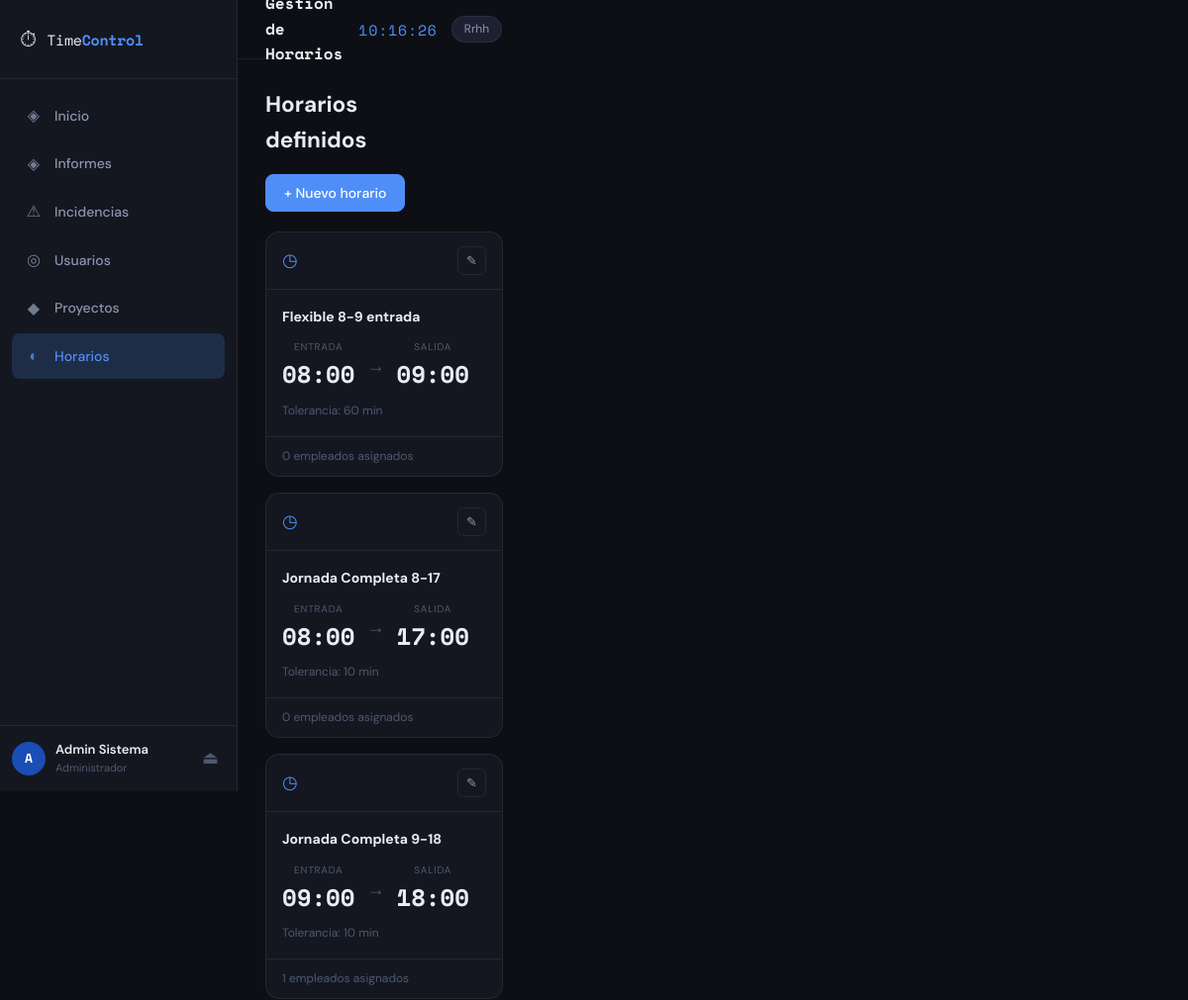
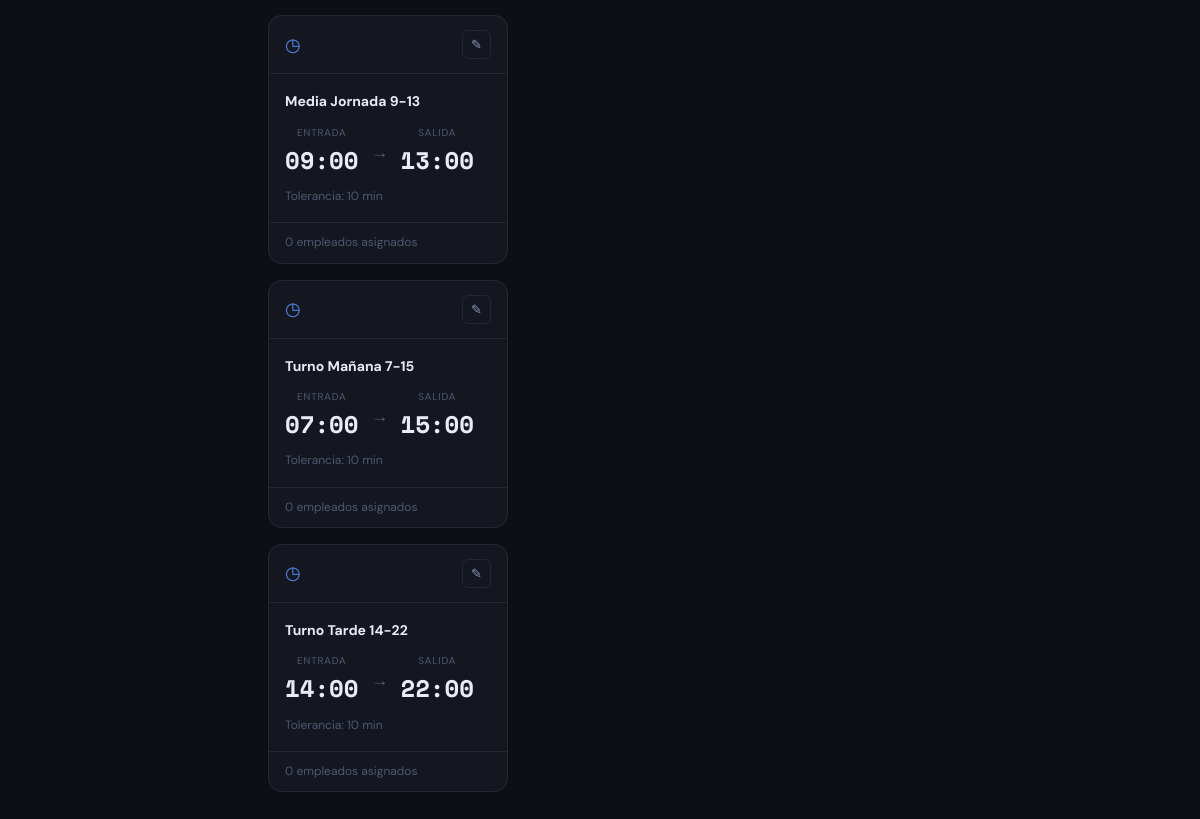
The page /index.php?action=horarios (signed in) on the database its author committed (2 pictures, top to bottom).
### tables this page shows
CREATE TABLE horarios (
    id          INT AUTO_INCREMENT PRIMARY KEY,
    nombre      VARCHAR(100)  NOT NULL,
    hora_inicio TIME          NOT NULL,
    hora_fin    TIME          NOT NULL,
    tolerancia  INT           NOT NULL DEFAULT 10 COMMENT 'Minutos de tolerancia para considerar retraso',
    creado_en   DATETIME      NOT NULL DEFAULT CURRENT_TIMESTAMP
);

### app/controllers/OtherControllers.php (called while the page is built, shortened)
<?php
class HorarioController {
    private Database $db;
    public function __construct() {
        $this->db = Database::getInstance();
    }
    public function index(): void {
        $horarios = $this->db->query(
            "SELECT h.*, COUNT(u.id) as num_usuarios
             FROM horarios h LEFT JOIN usuarios u ON u.id_horario = h.id
             GROUP BY h.id ORDER BY h.nombre"
        );
        require_once __DIR__ . '/../views/admin/horarios.php';
    }
}

### config/Database.php (called while the page is built, shortened)
<?php
class Database {
    private static ?Database $instance = null;
    private PDO $pdo;
    private function __construct() {
        $dsn = sprintf(
            'mysql:host=%s;dbname=%s;charset=%s',
            DB_HOST, DB_NAME, DB_CHARSET
        );
        $options = [
            PDO::ATTR_ERRMODE            => PDO::ERRMODE_EXCEPTION,
            PDO::ATTR_DEFAULT_FETCH_MODE => PDO::FETCH_ASSOC,
            PDO::ATTR_EMULATE_PREPARES   => false,
        ];
        try {
            $this->pdo = new PDO($dsn, DB_USER, DB_PASS, $options);
        } catch (PDOException $e) {
            error_log('DB Connection error: ' . $e->getMessage());
            die(json_encode(['error' => 'Error de conexión a la base de datos']));
        }
    }
    public static function getInstance(): Database {
        if (self::$instance === null) {
            self::$instance = new self();
        }
        return self::$instance;
    }
    public function query(string $sql, array $params = []): array {
        $stmt = $this->pdo->prepare($sql);
        $stmt->execute($params);
        return $stmt->fetchAll();
    }
}

### app/views/admin/horarios.php (the view, shortened to what this page needs)
<?php
require_once __DIR__ . '/../shared/header.php';
?>
<div class="admin-section">
    <div class="toolbar">
        <h2>Horarios definidos</h2>
        <button class="btn btn-primary" id="btnNuevoHorario">+ Nuevo horario</button>
    </div>
    <div class="horarios-grid">
        <?php foreach ($horarios as $h): ?>
        <div class="horario-card">
            <div class="horario-card-header">
                <div class="horario-icon">◷</div>
                <div class="horario-card-actions">
                    <button class="btn-icon" onclick='editarHorario(<?= json_encode($h) ?>)' title="Editar">✎</button>
                </div>
            </div>
            <div class="horario-card-body">
                <h3><?= htmlspecialchars($h['nombre']) ?></h3>
                <div class="horario-times">
                    <div class="horario-time">
                        <span class="time-label">Entrada</span>
                        <span class="time-val"><?= substr($h['hora_inicio'], 0, 5) ?></span>
                    </div>
                    <div class="horario-arrow">→</div>
                    <div class="horario-time">
                        <span class="time-label">Salida</span>
                        <span class="time-val"><?= substr($h['hora_fin'], 0, 5) ?></span>
                    </div>
                </div>
                <p class="tolerancia-info">Tolerancia: <?= $h['tolerancia'] ?> min</p>
            </div>
            <div class="horario-card-footer">
                <span><?= $h['num_usuarios'] ?> empleados asignados</span>
            </div>
        </div>
        <?php endforeach; ?>
    </div>
</div>
<?php
require_once __DIR__ . '/../shared/footer.php';
?>

### index.php (shortened to what this page needs)
<?php
require_once __DIR__ . '/config/Database.php';
$action = $_GET['action'] ?? 'dashboard';
switch ($action) {
    case 'horarios':
        (new HorarioController())->index();
        break;
}

### app/views/shared/header.php (shortened to what this page needs)
<?php
$user_nombre = $_SESSION['user_nombre'] ?? 'Usuario';
$user_rol    = $_SESSION['user_rol']    ?? '';
$user_depto  = $_SESSION['user_depto'] ?? '';
$rol_labels = [
    'admin'              => 'Administrador',
    'empleado'           => 'Empleado',
    'jefe'               => 'Jefe',
    'jefe_departamento'  => 'Jefe de Departamento',
];
$rol_label = $rol_labels[$user_rol] ?? ucfirst($user_rol);
$nav_links = [
    'dashboard'   => ['icon' => '◈', 'label' => 'Inicio'],
];
if (in_array($user_rol, ['jefe','jefe_departamento','admin'])) {
    $nav_links['informes']    = ['icon' => '◈', 'label' => 'Informes'];
    $nav_links['incidencias'] = ['icon' => '⚠', 'label' => 'Incidencias'];
}
if ($user_rol === 'admin') {
    $nav_links['usuarios']  = ['icon' => '◎', 'label' => 'Usuarios'];
    $nav_links['proyectos'] = ['icon' => '◆', 'label' => 'Proyectos'];
    $nav_links['horarios']  = ['icon' => '◐', 'label' => 'Horarios'];
}
$current_action = $_GET['action'] ?? 'dashboard';
?>
<!DOCTYPE html>
<html lang="es">
<head>
    <link rel="stylesheet" href="<?= APP_URL ?>/public/css/main.css">
</head>
<body class="rol-<?= $user_rol ?>">
<div class="app-layout">
    <aside class="sidebar" id="sidebar">
        <div class="sidebar-brand">
            <span class="brand-icon">⏱</span>
            <span class="brand-name">Time<strong>Control</strong></span>
        </div>
        <nav class="sidebar-nav">
            <?php foreach ($nav_links as $route => $link): ?>
            <a href="<?= APP_URL ?>/index.php?action=<?= $route ?>"
               class="nav-link <?= $current_action === $route ? 'active' : '' ?>">
                <span class="nav-icon"><?= $link['icon'] ?></span>
                <span class="nav-label"><?= $link['label'] ?></span>
            </a>
            <?php endforeach; ?>
        </nav>
        <div class="sidebar-footer">
            <div class="user-card">
                <div class="user-avatar"><?= mb_strtoupper(mb_substr($user_nombre, 0, 1)) ?></div>
                <div class="user-info">
                    <div class="user-name"><?= htmlspecialchars($user_nombre) ?></div>
                    <div class="user-role"><?= $rol_label ?></div>
                </div>
            </div>
            <a href="<?= APP_URL ?>/index.php?action=logout" class="logout-btn" title="Cerrar sesión">⏏</a>
        </div>
    </aside>
    <main class="main-content">
        <header class="top-bar">
            <h1 class="page-title"><?= htmlspecialchars($page_title ?? 'Dashboard') ?></h1>
            <div class="top-bar-right">
                <span class="live-clock" id="liveClock"></span>
                <span class="depto-badge"><?= htmlspecialchars(ucfirst($user_depto)) ?></span>
            </div>
        </header>
        <div class="content-area">

### app/views/shared/footer.php (shortened to what this page needs)
        </div>
    </main>
</div>
</body>
</html>

### rows shown on the page
horarios: nombre "Flexible 8-9 entrada", hora_inicio "08:00", hora_fin "09:00", tolerancia "60", num_usuarios "0"
horarios: nombre "Jornada Completa 8-17", hora_inicio "08:00", hora_fin "17:00", tolerancia "10", num_usuarios "0"
horarios: nombre "Jornada Completa 9-18", hora_inicio "09:00", hora_fin "18:00", tolerancia "10", num_usuarios "1"
horarios: nombre "Media Jornada 9-13", hora_inicio "09:00", hora_fin "13:00", tolerancia "10", num_usuarios "0"
horarios: nombre "Turno Mañana 7-15", hora_inicio "07:00", hora_fin "15:00", tolerancia "10", num_usuarios "0"
horarios: nombre "Turno Tarde 14-22", hora_inicio "14:00", hora_fin "22:00", tolerancia "10", num_usuarios "0"

### other values the page prints
$link['icon'] "◈"
$link['label'] "Inicio"
$link['label'] "Informes"
$link['icon'] "⚠"
$link['label'] "Incidencias"
$link['icon'] "◎"
$link['label'] "Usuarios"
$link['icon'] "◆"
$link['label'] "Proyectos"
$link['icon'] "◐"
$link['label'] "Horarios"
mb_strtoupper(mb_substr($user_nombre, 0, 1)) "A"
$user_nombre "Admin Sistema"
$rol_label "Administrador"
$user_depto "Rrhh"
